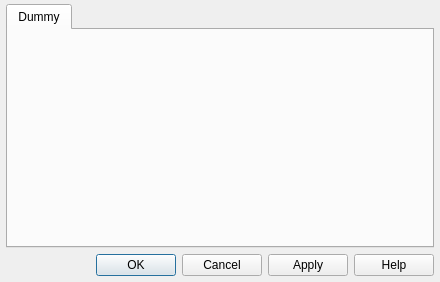
<?xml version="1.0" encoding="UTF-8"?>
<ui version="4.0">
 <class>EditDictionaries</class>
 <widget class="QDialog" name="EditDictionaries">
  <property name="geometry">
   <rect>
    <x>0</x>
    <y>0</y>
    <width>440</width>
    <height>282</height>
   </rect>
  </property>
  <property name="windowTitle">
   <string>Dictionaries</string>
  </property>
  <layout class="QVBoxLayout" name="verticalLayout">
   <property name="leftMargin">
    <number>6</number>
   </property>
   <property name="topMargin">
    <number>4</number>
   </property>
   <property name="rightMargin">
    <number>6</number>
   </property>
   <property name="bottomMargin">
    <number>6</number>
   </property>
   <item>
    <widget class="QTabWidget" name="tabs">
     <property name="currentIndex">
      <number>0</number>
     </property>
     <widget class="QWidget" name="dummy">
      <attribute name="title">
       <string notr="true">Dummy</string>
      </attribute>
     </widget>
    </widget>
   </item>
   <item>
    <widget class="QDialogButtonBox" name="buttons">
     <property name="orientation">
      <enum>Qt::Horizontal</enum>
     </property>
     <property name="standardButtons">
      <set>QDialogButtonBox::Apply|QDialogButtonBox::Cancel|QDialogButtonBox::Help|QDialogButtonBox::Ok</set>
     </property>
    </widget>
   </item>
  </layout>
 </widget>
 <resources/>
 <connections>
  <connection>
   <sender>buttons</sender>
   <signal>accepted()</signal>
   <receiver>EditDictionaries</receiver>
   <slot>accept()</slot>
   <hints>
    <hint type="sourcelabel">
     <x>248</x>
     <y>254</y>
    </hint>
    <hint type="destinationlabel">
     <x>157</x>
     <y>274</y>
    </hint>
   </hints>
  </connection>
  <connection>
   <sender>buttons</sender>
   <signal>rejected()</signal>
   <receiver>EditDictionaries</receiver>
   <slot>reject()</slot>
   <hints>
    <hint type="sourcelabel">
     <x>316</x>
     <y>260</y>
    </hint>
    <hint type="destinationlabel">
     <x>286</x>
     <y>274</y>
    </hint>
   </hints>
  </connection>
 </connections>
</ui>
